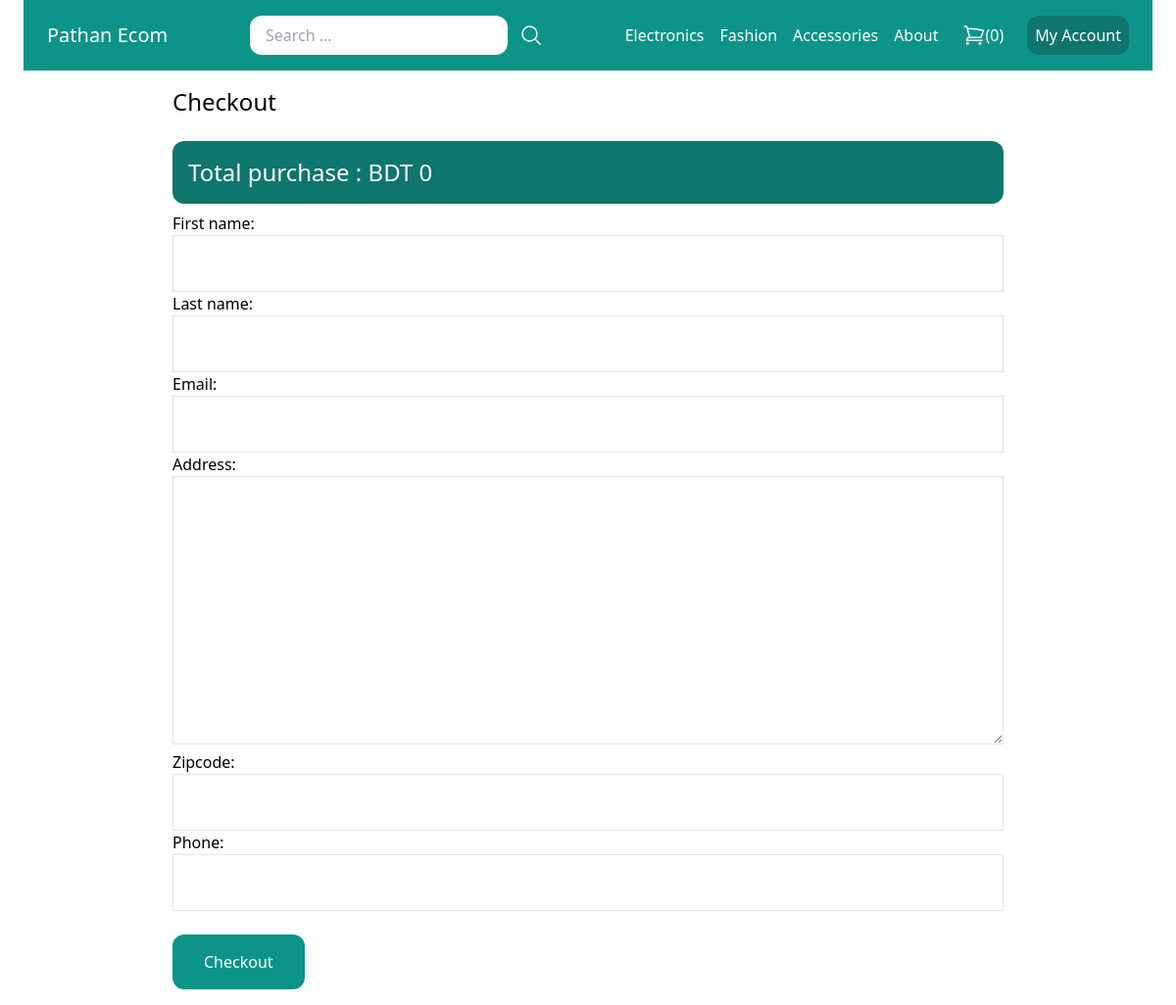
The page /cart/checkout/ (signed in) on the database its author committed.
### store/models.py (models this page shows, shortened)
class Category(models.Model):
    title=models.CharField(max_length=50)
    slug=models.SlugField(max_length=50)
    class Meta:
        verbose_name_plural='Categories'

### store/views.py (the view)
# urls.py: path('cart/checkout/',views.checkout,name='checkout'),
@login_required
def checkout(request):
    cart=Cart(request)
    if request.method=="POST":
        form=OrderForm(request.POST)
        if form.is_valid():
            total_price=0
            for item in cart:
                product=item['product']
                total_price+=product.price*int(item['quantity'])
            order=form.save(commit=False)
            order.created_by=request.user
            order.paid_amount=total_price
            order.save()
            for item in cart:
                product = item['product']
                quantity = int(item['quantity'])
                price = product.price * quantity
                item = OrderItem.objects.create(order=order, product=product, price=price, quantity=quantity)
            cart.clear()
            store_id='patha66018935391e5'
            API_key='patha66018935391e5@ssl'
            mypayment = SSLCSession(sslc_is_sandbox=True, sslc_store_id=store_id, sslc_store_pass=API_key)
            status_url=request.build_absolute_uri(reverse('store:complete'))
            total_amount=order.get_total_price()
            mypayment.set_urls(success_url=status_url, fail_url=status_url, cancel_url=status_url, ipn_url=status_url)
            mypayment.set_product_integration(total_amount=Decimal(total_amount), currency='BDT', product_category='clothing', product_name='demo-product', num_of_item=2, shipping_method='YES', product_profile='None')
            mypayment.set_customer_info(name='John Doe', email='johndoe@email.com', address1='demo address', address2='demo address 2', city='Dhaka', postcode='1207', country='Bangladesh', phone='01711111111')
            mypayment.set_shipping_info(shipping_to='demo customer', address='demo address', city='Dhaka', postcode='1209', country='Bangladesh')
            response_data = mypayment.init_payment()
            return redirect(response_data['GatewayPageURL'])
    else:
        form=OrderForm()
    return render(request,'store/checkout.html',{
        'cart':cart,
        'form':form,
    })

### store/forms.py
class OrderForm(forms.ModelForm):
    class Meta:
        model=Order
        fields=('first_name','last_name','email','address','zipcode','phone',)
        widgets={
            'first_name':forms.TextInput( attrs={
                'class':'w-full p-4 border border-gray-200'
            }),
            'last_name':forms.TextInput(attrs={
                'class':'w-full p-4 border border-gray-200'
            }),
            'email':forms.EmailInput(attrs={
                'class':'w-full p-4 border border-gray-200'
            }),
            'address':forms.Textarea(attrs={
                'class':'w-full p-4 border border-gray-200'
            }),
            'zipcode':forms.NumberInput(attrs={
                'class':'w-full p-4 border border-gray-200'
            }),
            'phone':forms.NumberInput(attrs={
                'class':'w-full p-4 border border-gray-200'
            }),
        }

### store/cart.py (called while the page is built)
    def __len__(self):
        return sum(item['quantity'] for item in self.cart.values())

    def get_total_cost(self):
        for p in self.cart.keys():
            self.cart[str(p)]['product'] = Product.objects.get(pk=p)
        return int(sum(item['product'].price * item['quantity'] for item in self.cart.values()))

### store/context_processors.py (called while the page is built)
def cart(request):
    return {'cart':Cart(request)}

### store/templatetags/menu.py (called while the page is built)
@register.inclusion_tag("core_app/menu.html")
def menu():
    categories=Category.objects.all()
    return {'categories':categories}

### template/store/checkout.html (shortened to what this page needs)
{% extends 'core_app/base.html'%}
{%block content%}
<h1 class="text-2xl mb-6">Checkout</h1>
<h2 class="mb-2 text-2xl bg-teal-700 text-white p-4 rounded-xl">Total purchase : BDT {{cart.get_total_cost}}</h2>
<form method="post">
    {{ form.as_p }}
    <button class="mt-6 py-4 px-8 bg-teal-600 text-white rounded-xl">Checkout</button>
</form>
{% endblock %}

### template/core_app/menu.html
{% for category in categories %}
<a href="{% url 'store:category_detail' category.slug %}" class="text-white">{{category.title}}</a>
{%endfor%}
<a href="{% url 'core_app:about'%}" class="text-white">About</a>

### rows shown on the page
Category: title "Electronics"
Category: title "Fashion"
Category: title "Accessories"

### other values the page prints
{{ cart | length }} "0"
{{ cart.get_total_cost }} "0"
